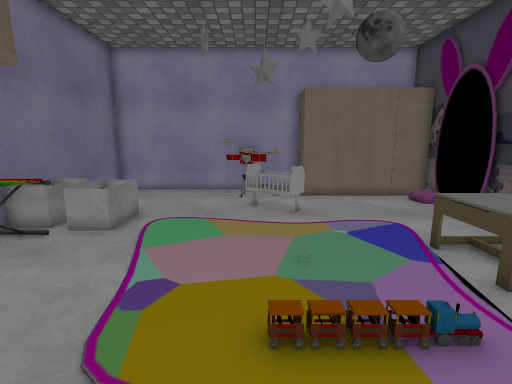
view 1 (above)

12 first-person views from a walk through a Unity game level. The camera is 1.4 m above the floor, tilts 10° down and sees 85° across. The floor is counted in squares, 0.5 m on a side. Each view is taken from the middle of a square. On the plan, view 1 faces up. The plan holds only what a view shows up to about 19 squares ahead; the rest is blank. The player is left out. Some animated figures are left out. Some surface patterns are stand-ins.

view 2
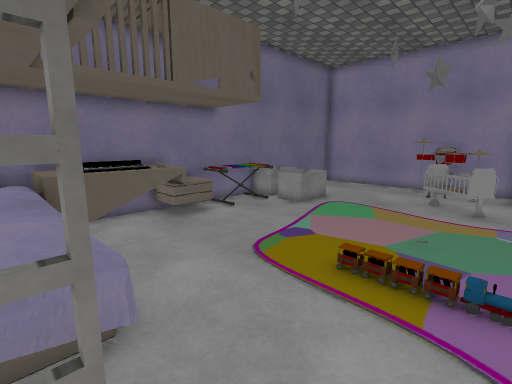

view 3
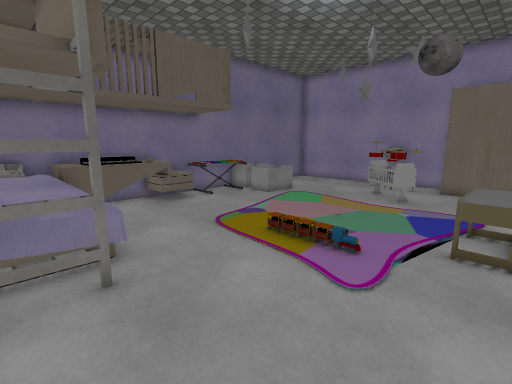

view 4
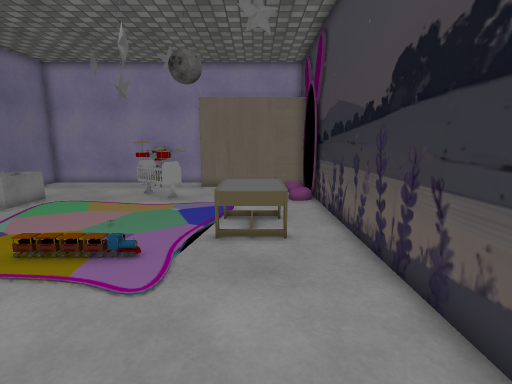

view 5
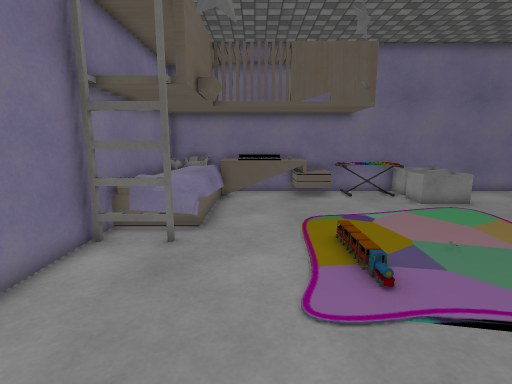

view 6
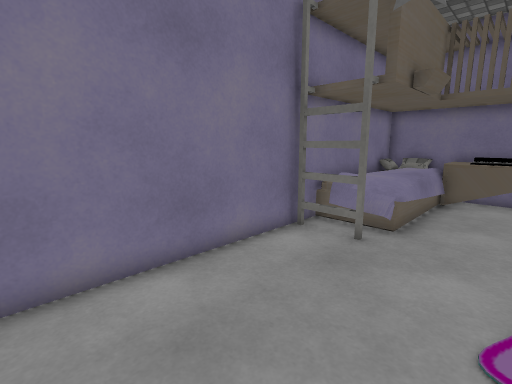

view 7
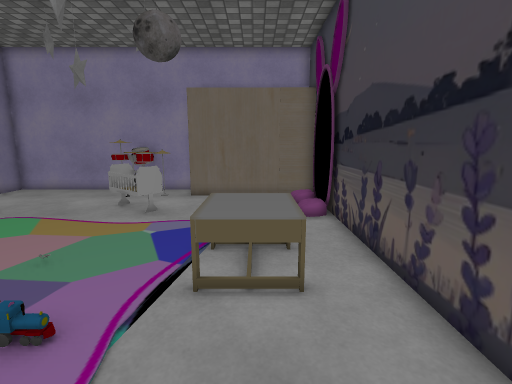

view 8
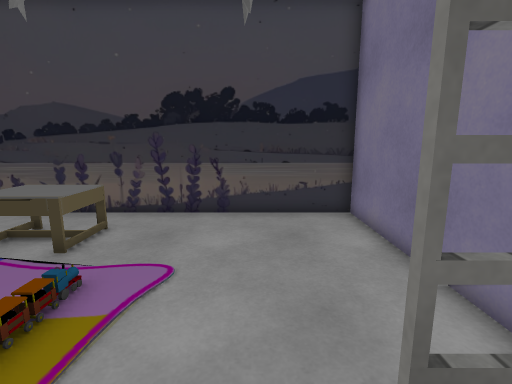

view 9
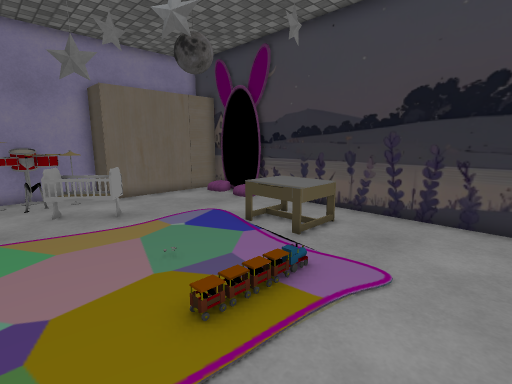

view 10
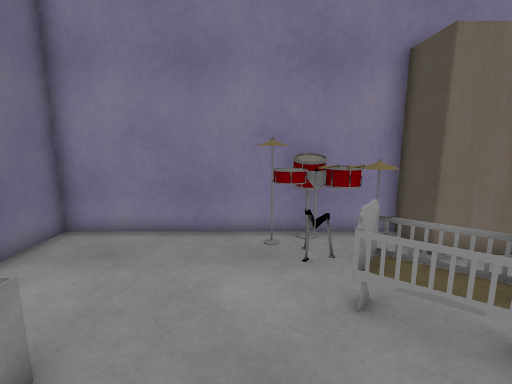

view 11
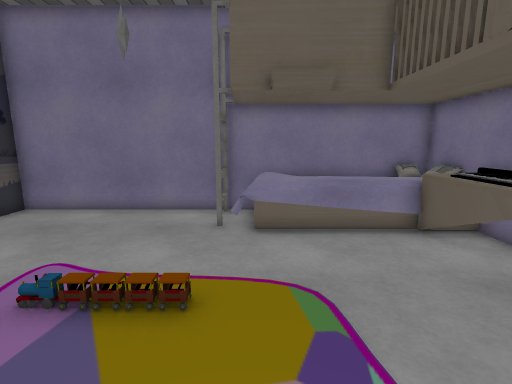

view 12
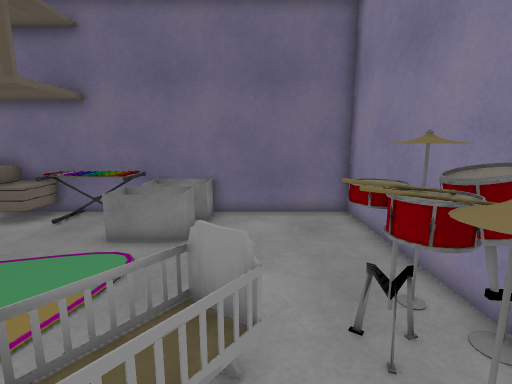

### Floor plan
Key: @ floor where view 1 was taken; # wall or solid block; x gap in a wall; . main floor; : floor 0.25 m higher than the main floor; = window, fence, low wall or low ledge; ^ raised ledge.
Columns run from 8 left of view 1 to 9 right of it. Each row starts with its distance up from view 1.
 17 ############
 16 #.....^##..#
 15 #.....####.#######
 14 #......###.......#
 13 #.......==......:
 12 #.......===......
 11 #===.....==.....:#
 10 #===.............#
  9 #===.............#
  8 #^=..............#
  7 #^...........^^^.#
  6 #^...........^^^.#
  5 ^^...........^^^.#
  4 ^^...............#
  3 ^^^..............#
  2 ^^^..............#
  1 ^^=..............#
  0 ^^^.....@........#
 -1 #^^^^^^^#........#
 -2 #^^^^^^^x........#
 -3 #^ ^^^^^.........#
 -4 ##################

Positions as (right, up) in squares from view 1, and headings:
1: (0, 0), facing up
2: (3, -2), facing up-left
3: (6, -3), facing up-left
4: (6, -3), facing up
5: (8, 1), facing left
6: (8, 2), facing down-left
7: (6, 0), facing up
8: (-2, 0), facing right
9: (-2, 0), facing up-right
10: (-2, 8), facing up
11: (-1, 8), facing down
12: (3, 13), facing left
